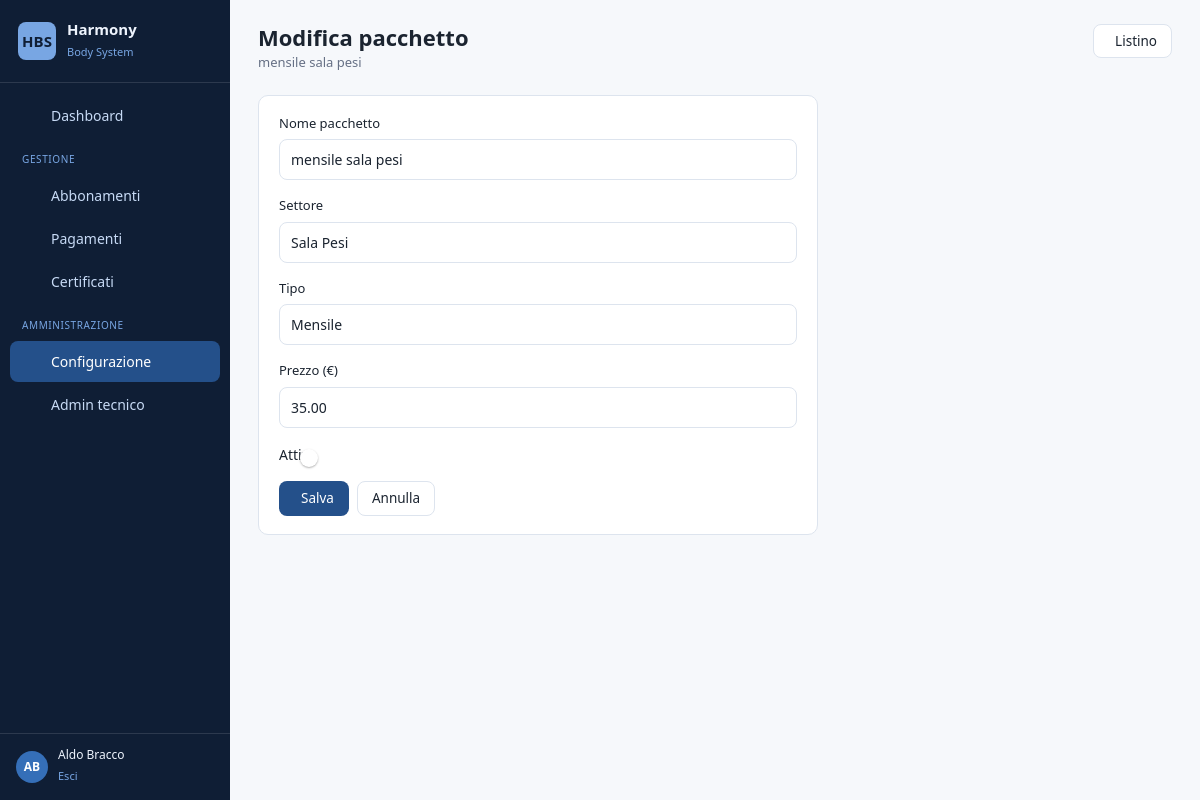
Page /members/config/pacchetti/2/modifica/ (signed in) on the committed database.
### members/models.py (models this page shows, shortened)
class Member(AbstractUser):
    class Role(models.TextChoices):
        ADMIN = "ADMIN", _("Amministratore")
        STAFF = "STAFF", _("Segreteria")
        INSTRUCTOR = "INSTRUCTOR", _("Istruttore")
        MEMBER = "MEMBER", _("Socio")
    class Sex(models.TextChoices):
        MALE = "M", _("Maschio")
        FEMALE = "F", _("Femmina")
    role = models.CharField(
        _("Ruolo"), max_length=20, choices=Role.choices, default=Role.MEMBER
    )
    first_name = models.CharField(_("Nome"), max_length=150, blank=False)
    last_name = models.CharField(_("Cognome"), max_length=150, blank=False)
    email = models.EmailField(_("Email"), blank=True)
    card_number = models.CharField(
        _("Numero tessera"), max_length=30, unique=True, null=True, blank=True,
        help_text=_("Formato es. BS/23/00202"),
    )
    fiscal_code = models.CharField(_("Codice fiscale"), max_length=16, blank=True)
    sex = models.CharField(_("Sesso"), max_length=1, choices=Sex.choices, blank=True)
    date_of_birth = models.DateField(_("Data di nascita"), null=True, blank=True)
    birth_place = models.CharField(_("Luogo di nascita"), max_length=120, blank=True)
    phone_number = models.CharField(_("Cellulare"), max_length=20, blank=True)
    phone_home = models.CharField(_("Telefono casa"), max_length=20, blank=True)
    address = models.CharField(_("Indirizzo"), max_length=255, blank=True)
    residence_city = models.CharField(_("Comune di residenza"), max_length=120, blank=True)
    province = models.CharField(_("Provincia"), max_length=2, blank=True)
    postal_code = models.CharField(_("CAP"), max_length=5, blank=True)
    photo = models.ImageField(_("Foto"), upload_to="member_photos/", null=True, blank=True)
    notes = models.TextField(_("Note"), blank=True)
    registration_date = models.DateField(_("Data registrazione"), null=True, blank=True)
    is_dismissed = models.BooleanField(_("Dimesso / Cessato"), default=False)
    sector = models.ForeignKey(
        Sector, on_delete=models.SET_NULL, null=True, blank=True,
        related_name="members", verbose_name=_("Settore"),
    )
    instructor = models.ForeignKey(
        Instructor, on_delete=models.SET_NULL, null=True, blank=True,
        related_name="members", verbose_name=_("Insegnante tecnico"),
    )
    guardian = models.ForeignKey(
        "self", on_delete=models.SET_NULL, null=True, blank=True,
        related_name="dependents", verbose_name=_("Genitore / tutore"),
    )
    class Meta:
        verbose_name = _("Socio")
        verbose_name_plural = _("Soci")
        ordering = ["last_name", "first_name"]

class Package(models.Model):
    class PackageType(models.TextChoices):
        MONTHLY = 'MONTHLY', _('Mensile')
        QUARTERLY = 'QUARTERLY', _('Trimestrale')
        FOURMONTH = 'FOURMONTH', _('Quadrimestrale')
        SEMESTRAL = 'SEMESTRAL', _('Semestrale')
        ANNUAL = 'ANNUAL', _('Annuale')
    name = models.CharField(_("Nome pacchetto"), max_length=120)
    sector = models.ForeignKey(
        Sector, on_delete=models.PROTECT,
        related_name="packages", verbose_name=_("Settore"),
    )
    package_type = models.CharField(
        _("Tipo"), max_length=20, choices=PackageType.choices,
    )
    price = models.DecimalField(_("Prezzo"), max_digits=8, decimal_places=2)
    is_active = models.BooleanField(_("Attivo"), default=True)
    class Meta:
        verbose_name = _("Pacchetto")
        verbose_name_plural = _("Listino pacchetti")
        ordering = ["sector__name", "name"]

### members/views_config.py (the view)
# urls.py: path('config/pacchetti/<int:pk>/modifica/', views_config.package_edit, name='package_edit'),
@office_required
def package_edit(request, pk):
    pkg = get_object_or_404(Package, pk=pk)
    if request.method == 'POST':
        form = PackageForm(request.POST, instance=pkg)
        if form.is_valid():
            form.save()
            messages.success(request, f"Pacchetto «{pkg.name}» aggiornato.")
            return redirect('members:package_list')
    else:
        form = PackageForm(instance=pkg)
    return render(request, 'config/package_form.html', {
        'form': form, 'active_nav': 'config', 'title': 'Modifica pacchetto', 'object': pkg,
    })

### members/forms.py
class PackageForm(forms.ModelForm):
    class Meta:
        model = Package
        fields = ['name', 'sector', 'package_type', 'price', 'is_active']
        widgets = {
            'name': forms.TextInput(attrs={'placeholder': 'Es. Trimestrale Fitness'}),
            'price': forms.NumberInput(attrs={'step': '0.01', 'min': '0'}),
        }
        labels = {
            'name': 'Nome pacchetto',
            'sector': 'Settore',
            'package_type': 'Tipo',
            'price': 'Prezzo (€)',
            'is_active': 'Attivo',
        }

### members/models.py (called while the page is built)
    def __str__(self):
        return self.name

### members/templatetags/form_tags.py (called while the page is built)
@register.filter(name='add_class')
def add_class(field, css_class):
    return field.as_widget(attrs={"class": css_class})

### members/views_config.py (called while the page is built)
def office_required(view_func):
    @wraps(view_func)
    @login_required
    def _wrapped(request, *args, **kwargs):
        u = request.user
        if u.is_staff or u.is_superuser or getattr(u, "is_office", False):
            return view_func(request, *args, **kwargs)
        raise PermissionDenied
    return _wrapped

### templates/config/package_form.html (shortened to what this page needs)
{% extends "base.html" %}
{% load form_tags %}
{% block content %}
<div class="hbs-pagehead">
    <div>
        <h1>{{ title }}</h1>
        <p class="hbs-pagehead__sub">{% if object %}{{ object.name }}{% else %}Aggiungi una voce al listino{% endif %}</p>
    </div>
    <div class="hbs-pagehead__actions">
        <a href="{% url 'members:package_list' %}" class="hbs-btn hbs-btn--ghost"> Listino</a>
    </div>
</div>
<div class="hbs-card" style="max-width:560px;">
    <form method="post" class="hbs-form">
        {% for field in form %}
            {% if field.field.widget.input_type == 'checkbox' %}
                <div class="hbs-field">
                    <label class="hbs-switch">
                        <span class="hbs-switch__label">{{ field.label }}</span>
                    </label>
                </div>
            {% else %}
                <div class="hbs-field">
                    <label for="{{ field.id_for_label }}">{{ field.label }}</label>
                    {{ field|add_class:"form-control" }}
                </div>
            {% endif %}
        {% endfor %}
        <div class="d-flex" style="gap:8px; margin-top:4px;">
            <button type="submit" class="hbs-btn hbs-btn--primary"> Salva</button>
            <a href="{% url 'members:package_list' %}" class="hbs-btn hbs-btn--ghost">Annulla</a>
        </div>
    </form>
</div>
{% endblock %}

### templates/base.html (shortened to what this page needs)
{% load static %}
<!DOCTYPE html>
<html lang="it">
<head>
    <link href="https://cdn.jsdelivr.net/npm/bootstrap@5.3.3/dist/css/bootstrap.min.css" rel="stylesheet">
    <link rel="stylesheet" href="https://cdn.jsdelivr.net/npm/@tabler/icons-webfont@3.7.0/dist/tabler-icons.min.css">
    <link href="{% static 'css/theme.css' %}" rel="stylesheet">
</head>
<body>
{% if user.is_authenticated %}
<div class="hbs-shell">
    <aside class="hbs-sidebar" id="hbsSidebar">
        <a href="{% url 'dashboard' %}" class="hbs-brand">
            <span class="hbs-brand__logo">HBS</span>
            <span>
                <span class="hbs-brand__name d-block">Harmony</span>
                <span class="hbs-brand__sub">Body System</span>
            </span>
        </a>
        <nav class="hbs-nav">
            <a href="{% url 'dashboard' %}"
               class="hbs-nav__link {% if active_nav == 'dashboard' %}is-active{% endif %}">
                 Dashboard
            </a>
            {% if user.is_staff or user.is_superuser %}
                <div class="hbs-nav__section">Gestione</div>
                <a href="{% url 'members:subscription_status' %}"
                   class="hbs-nav__link {% if active_nav == 'subscriptions' %}is-active{% endif %}">
                     Abbonamenti
                </a>
                    <a href="{% url 'members:payment_all' %}"
                        class="hbs-nav__link {% if active_nav == 'payments' %}is-active{% endif %}">
                         Pagamenti
                </a>
                <a href="{% url 'members:medical_certificate_status' %}"
                   class="hbs-nav__link {% if active_nav == 'certificates' %}is-active{% endif %}">
                     Certificati
                </a>
                <div class="hbs-nav__section">Amministrazione</div>
                <a href="{% url 'members:config_home' %}"
                   class="hbs-nav__link {% if active_nav == 'config' %}is-active{% endif %}">
                     Configurazione
                </a>
                <a href="{% url 'admin:index' %}" class="hbs-nav__link">
                     Admin tecnico
                </a>
            {% endif %}
        </nav>
        <div class="hbs-userbox">
            <span class="hbs-userbox__avatar">{{ user.first_name|first|upper }}{{ user.last_name|first|upper }}</span>
            <span>
                <span class="hbs-userbox__name d-block">{{ user.get_full_name|default:user.username }}</span>
                <form method="post" action="{% url 'logout' %}" style="margin:0;">
                    <button type="submit" class="hbs-userbox__link" style="background:none; border:none; padding:0; cursor:pointer;">
                         Esci
                    </button>
                </form>
            </span>
        </div>
    </aside>
    <div class="hbs-main">
        {% block content %}{% endblock %}
    </div>
</div>
{% else %}
    {% block fullscreen %}{% endblock %}
{% endif %}
</body>
</html>

### rows in the picture
Member: first_name|first "A", last_name|first "B", get_full_name "Aldo Bracco"
Package: name "mensile sala pesi", form "mensile sala pesi" "Sala Pesi" "Mensile" "35.00"

### other values in the picture
{{ title }} "Modifica pacchetto"
{{ field.label }} "Nome pacchetto" "Settore" "Tipo" "Prezzo (€)"
{{ field.label }} "Attivo"
